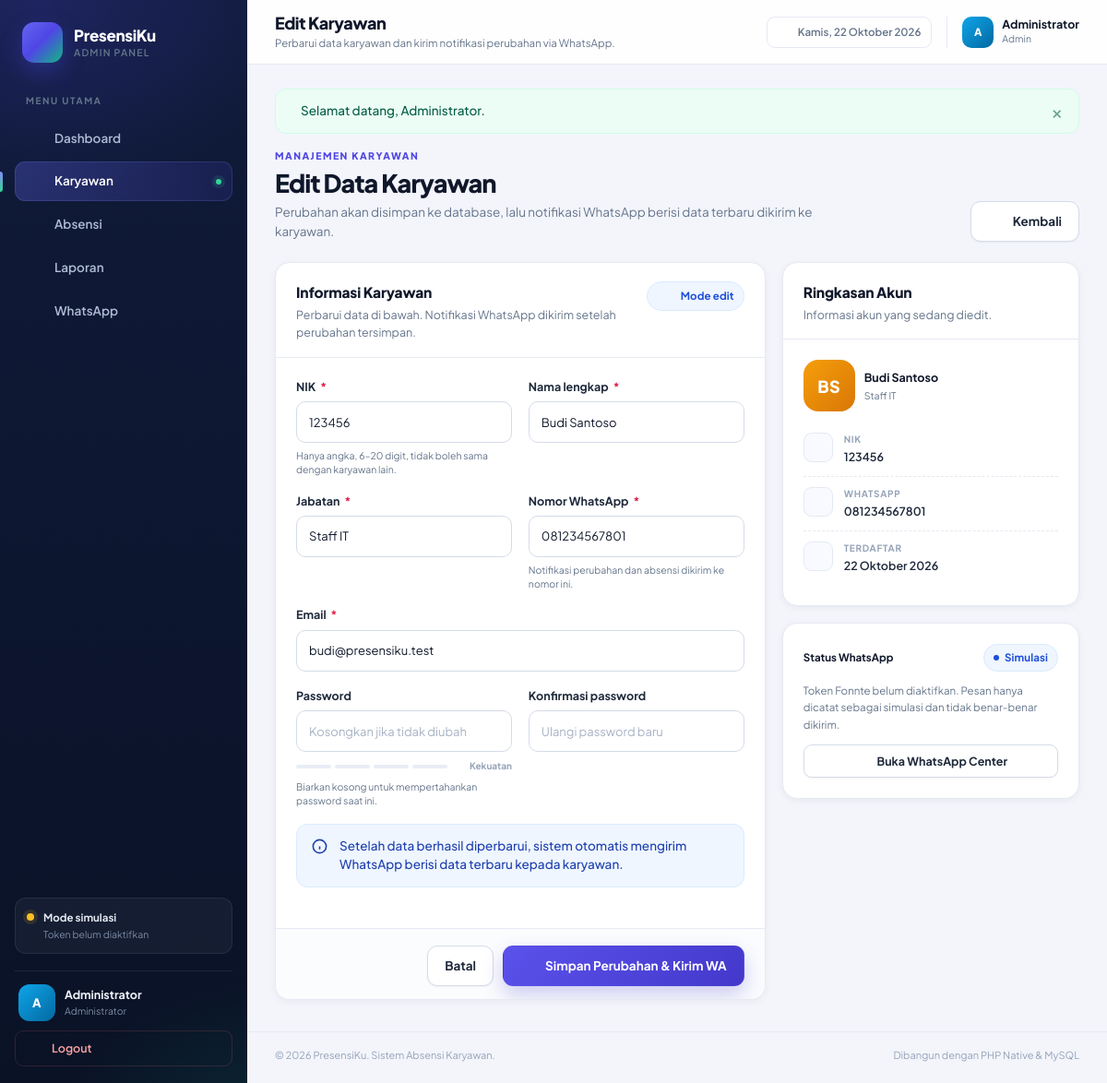
The page /admin/karyawan_edit.php?id=2 (signed in) on the database its author committed.
### tables this page shows
CREATE TABLE `users` (
  `id` bigint(20) UNSIGNED NOT NULL,
  `nik` varchar(20) NOT NULL,
  `nama` varchar(100) NOT NULL,
  `jabatan` varchar(100) NOT NULL,
  `no_wa` varchar(20) NOT NULL,
  `email` varchar(120) NOT NULL,
  `password` varchar(255) NOT NULL,
  `role` enum('admin','karyawan') NOT NULL DEFAULT 'karyawan',
  `aktif` tinyint(1) NOT NULL DEFAULT 1,
  `created_at` datetime NOT NULL DEFAULT current_timestamp(),
  `updated_at` datetime NOT NULL DEFAULT current_timestamp() ON UPDATE current_timestamp()
);

### admin/karyawan_form.php (the view, shortened to what the rows shown need)
<?php
$isEdit = $isEdit ?? false;
$current = $current ?? null;
?>
<div class="grid grid--2-1">
    <form method="post" action="<?= e($formAction) ?>" class="card" data-single-submit novalidate>
        <div class="card__head">
            <div>
                <h2 class="card__title"><?= $isEdit ? 'Informasi Karyawan' : 'Data Karyawan Baru' ?></h2>
            </div>
        </div>
        <div class="card__body">
            <div class="form-grid">
                <div class="field">
                    <label for="nik">NIK <span class="req">*</span></label>
                    <input type="text" id="nik" name="nik" class="input <?= isset($errors['nik']) ? 'is-invalid' : '' ?>"
                           value="<?= e($form['nik']) ?>" inputmode="numeric" maxlength="20" required>
                    <?php if (isset($errors['nik'])): ?><span class="field__error"><?= e($errors['nik']) ?></span><?php else: ?><span class="field__hint">Hanya angka, 6&ndash;20 digit, tidak boleh sama dengan karyawan lain.</span><?php endif; ?>
                </div>
                <div class="field">
                    <label for="nama">Nama lengkap <span class="req">*</span></label>
                    <input type="text" id="nama" name="nama" class="input <?= isset($errors['nama']) ? 'is-invalid' : '' ?>"
                           value="<?= e($form['nama']) ?>" maxlength="100" required>
                </div>
                <div class="field">
                    <label for="jabatan">Jabatan <span class="req">*</span></label>
                    <input type="text" id="jabatan" name="jabatan" class="input <?= isset($errors['jabatan']) ? 'is-invalid' : '' ?>"
                           value="<?= e($form['jabatan']) ?>" maxlength="100" required>
                </div>
                <div class="field">
                    <label for="no_wa">Nomor WhatsApp <span class="req">*</span></label>
                    <input type="tel" id="no_wa" name="no_wa" class="input <?= isset($errors['no_wa']) ? 'is-invalid' : '' ?>"
                           value="<?= e($form['no_wa']) ?>" placeholder="08xxxxxxxxxx" required>
                    <?php if (isset($errors['no_wa'])): ?><span class="field__error"><?= e($errors['no_wa']) ?></span><?php else: ?><span class="field__hint">Notifikasi perubahan dan absensi dikirim ke nomor ini.</span><?php endif; ?>
                </div>
                <div class="field field--full">
                    <label for="email">Email <span class="req">*</span></label>
                    <input type="email" id="email" name="email" class="input <?= isset($errors['email']) ? 'is-invalid' : '' ?>"
                           value="<?= e($form['email']) ?>" maxlength="120" required>
                </div>
            </div>
        </div>
    </form>
    <aside class="grid" style="align-content:start">
        <section class="card">
            <div class="card__head">
                <div>
                    <h2 class="card__title"><?= $isEdit ? 'Ringkasan Akun' : 'Alur Setelah Disimpan' ?></h2>
                </div>
            </div>
            <div class="card__body">
                <?php if ($isEdit && is_array($current)): ?>
                    <div class="person mb-2">
                        <span class="avatar avatar--lg <?= avatar_tone($current['id']) ?>"><?= e(initials((string) $current['nama'])) ?></span>
                        <span class="person__text">
                            <span class="person__name" style="max-width:none"><?= e($current['nama']) ?></span>
                            <span class="person__meta"><?= e($current['jabatan']) ?></span>
                        </span>
                    </div>
                    <div class="info-list">
                        <div class="info-row">
                            <span class="info-row__icon"><?= icon('id-card') ?></span>
                            <span><span class="info-row__label">NIK</span><span class="info-row__value"><?= e($current['nik']) ?></span></span>
                        </div>
                        <div class="info-row">
                            <span class="info-row__icon"><?= icon('phone') ?></span>
                            <span><span class="info-row__label">WhatsApp</span><span class="info-row__value"><?= e(phone_display((string) $current['no_wa'])) ?></span></span>
                        </div>
                        <div class="info-row">
                            <span class="info-row__icon"><?= icon('calendar') ?></span>
                            <span><span class="info-row__label">Terdaftar</span><span class="info-row__value"><?= e(tanggal_id(date('Y-m-d', strtotime((string) $current['created_at'])))) ?></span></span>
                        </div>
                    </div>
                <?php endif; ?>
            </div>
        </section>
    </aside>
</div>

### templates/admin_shell_start.php (shortened to what the rows shown need)
<?php
$user = $user ?? require_admin();
require BASE_PATH . '/templates/head.php';
?>
<div class="app-shell">
    <aside class="sidebar" id="sidebar" aria-label="Navigasi admin">
        <div class="sidebar__footer">
            <div class="sidebar__user">
                <span class="avatar <?= avatar_tone($user['id']) ?>"><?= e(initials((string) $user['nama'])) ?></span>
                <span class="sidebar__user-text">
                    <strong><?= e($user['nama']) ?></strong>
                    <small>Administrator</small>
                </span>
            </div>
        </div>
    </aside>
    <div class="app-main">
        <header class="topbar">
            <div class="topbar__titles">
                <h1><?= e($pageTitle) ?></h1>
            </div>
            <div class="topbar__meta">
                <div class="topbar__profile">
                    <span class="avatar avatar--sm <?= avatar_tone($user['id']) ?>"><?= e(initials((string) $user['nama'])) ?></span>
                    <span>
                        <strong><?= e($user['nama']) ?></strong>
                        <small>Admin</small>
                    </span>
                </div>
            </div>
        </header>
        <main class="page">

### rows shown on the page
users: nama "A", nama "Administrator"
users: nik "123456", nama "Budi Santoso", jabatan "Staff IT", no_wa "081234567801", email "budi@presensiku.test", nama "BS", created_at "22 Oktober 2026"

### other values the page prints
config('app.name', 'PresensiKu') "PresensiKu"
$item['label'] "Dashboard"
$item['label'] "Karyawan"
$item['label'] "Absensi"
$item['label'] "Laporan"
$item['label'] "WhatsApp"
$pageTitle "Edit Karyawan"
$pageSubtitle "Perbarui data karyawan dan kirim notifikasi perubahan via WhatsApp."
$flash['message'] "Selamat datang, Administrator."
